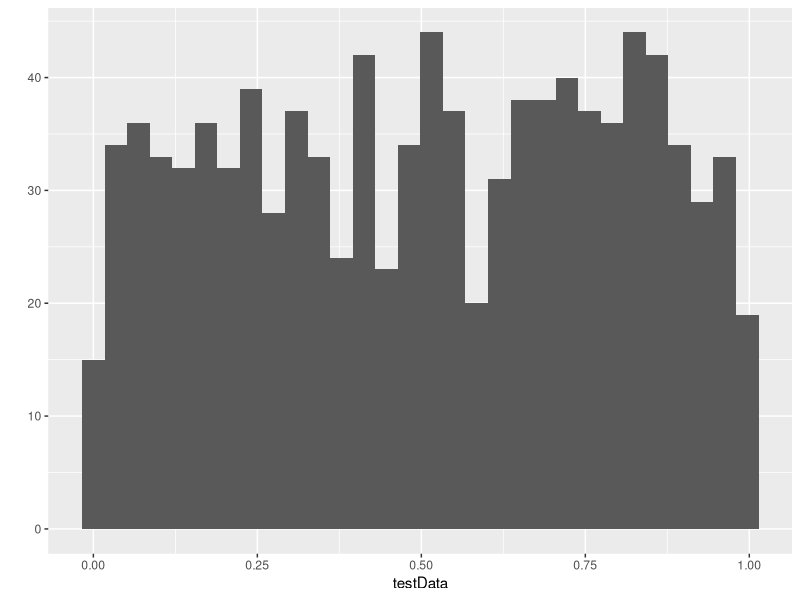
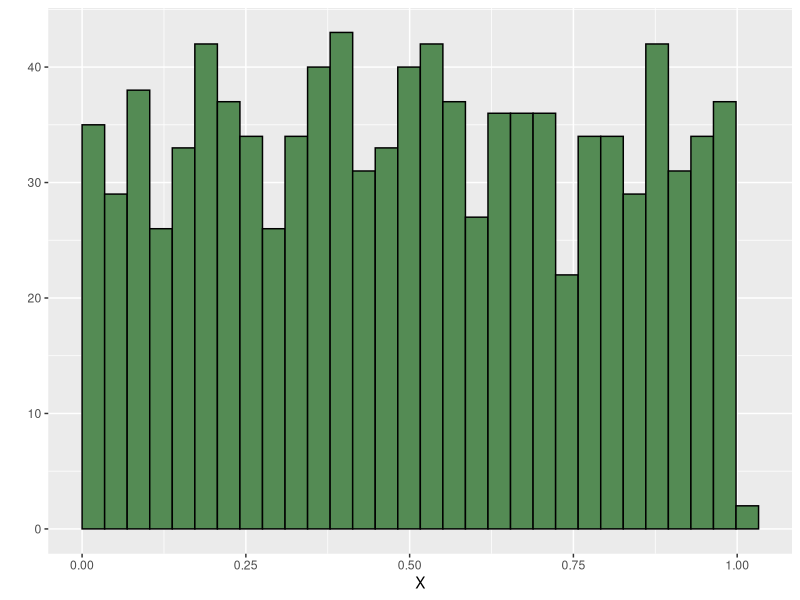
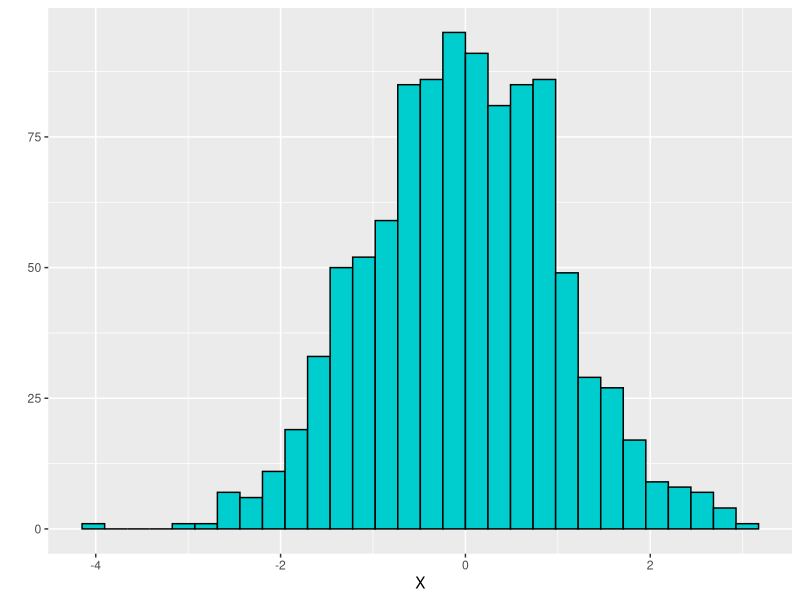
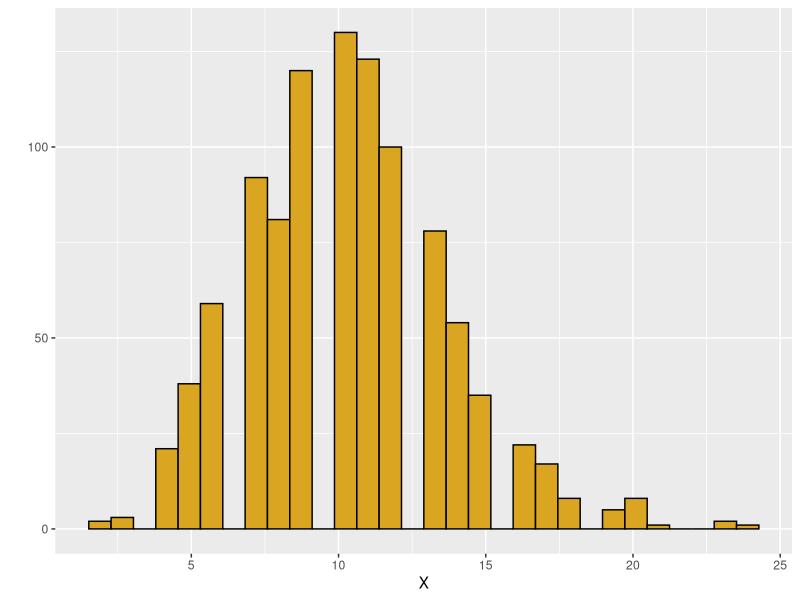
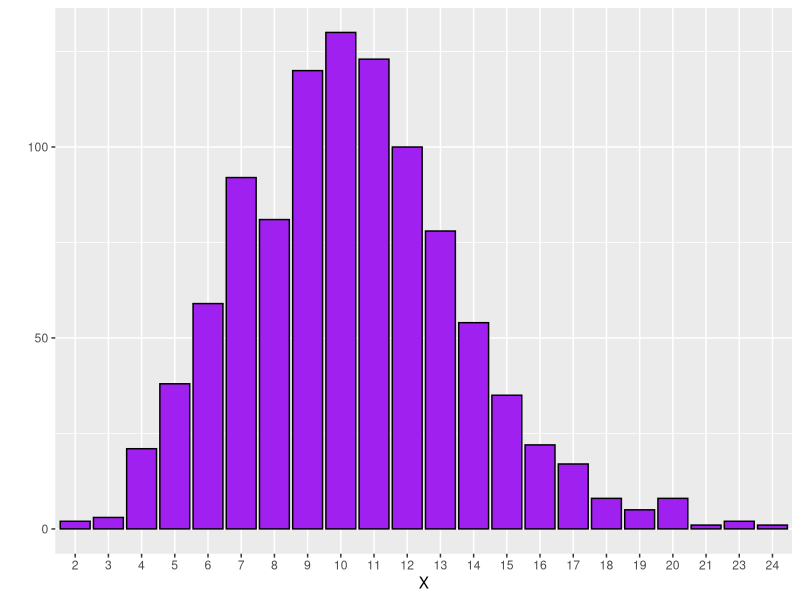
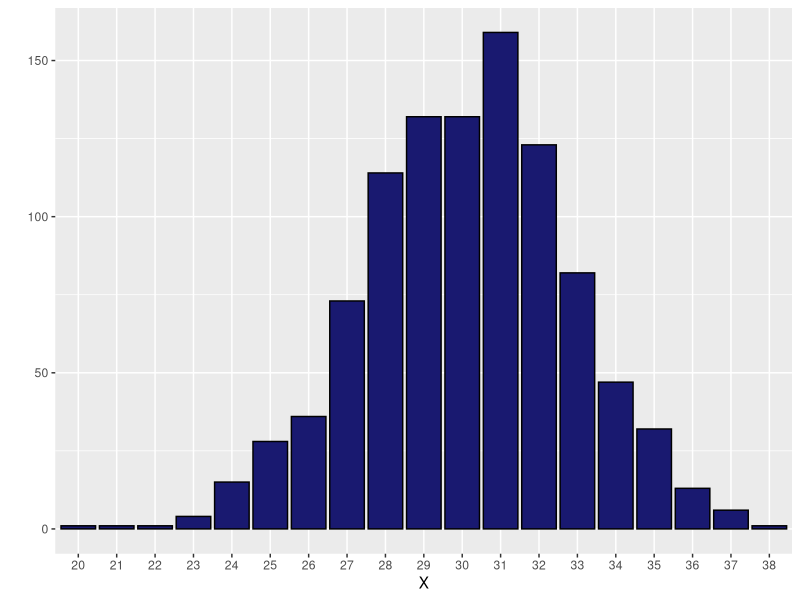

These figures' R source, in order:
## ---- chunk 1
library (ggplot2)
testData<-runif(1000)
qplot(x=testData) # Creates a histogram of testData
## ---- chunk 2
# Create a function called histo that makes better histograms than qplot.
# input xData = numeric vector
# input fColor= fill color
# output = corected ggplot histogram
# output = summary statistics
# output = 95% empirical interval (what range in the value of x covers 95% of the area under the PDF)

Histo<-function(xData=runif(1000),fColor="palegreen4") {
  z<-qplot(x=xData,color=I("black"),fill=I(fColor),xlab="X",boundary=0)
  print(z)
  print(summary(xData))
  print(quantile(xData,probs=c(0.025,0.975)))
}

# Test function now... we have provided default values so we don't have to provide data to test!
Histo()
## ---- chunk 3
temp<-rnorm(1000)
Histo(xData=temp,fColor="cyan3")
## ---- chunk 4
# function iHisto
# works better for integer values
# input xData = vector of integers (yes, same label as above, but what happens within a function stays in that function)
# input fColor = fill color (character string of color name)
# output = summary of X data
# output = histogram of integers
# output = 95% empirical interval

iHisto<-function(xData=runif(1000),fColor="palegreen4") {
  z<-qplot(x=factor(xData),color=I("black"),fill=I(fColor),xlab="X",boundary=0)
  print(z)
  print(summary(xData))
  print(quantile(xData,probs=c(0.025,0.975)))
}

## ---- chunk 5
temp2<-rpois(n=1000,lambda=10.1) # drawing from a poisson distribution, generates a series of discrete integers
# lambda is a rate of occurrence of a relatively rare event (lots of 0s)

Histo(xData=temp2,fColor="goldenrod") # some of the bars are totally empty!
iHisto(xData=temp2,fColor="purple") # no gaps in histogram
## ---- chunk 6
x<-rbinom(n=1000,size=40,p=0.75)
iHisto(xData=x,fColor="midnightblue")
